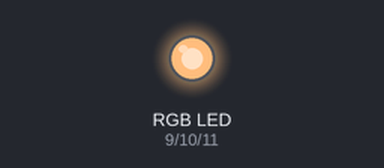
Recording of a sketch running on a simulated Arduino Uno, built with avr-gcc and run on an emulated ATmega328P. Shown: an RGB LED mixed from three pins (HIGH = lit). Random numbers use the default seed unless the sketch sets one.

Above: at 2.55 s.
At 7.7 s:
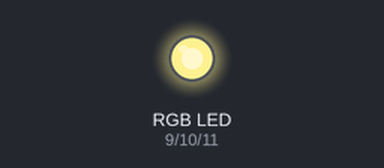
At 17.8 s:
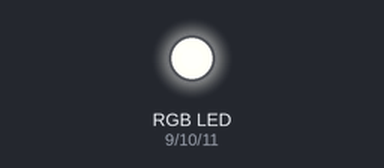
At 28.32 s:
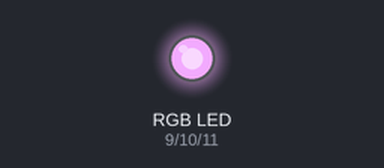
At 33.48 s:
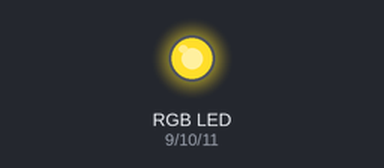
At 38.63 s:
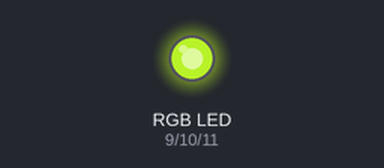
Timing chart, 0 to 40.0 s (numbered marks = the images above):
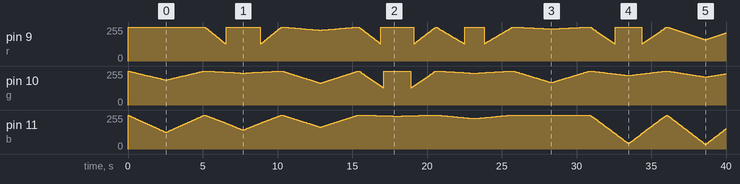

The sketch:

zad3.ino
```cpp
#define r 9
#define g 10
#define b 11

bool czynowa = true;
long wr,wg,wb;
long pwmteraz;
long czyrosnie;
int przyrost = 5;

void setup() {
  // put your setup code here, to run once:
  pinMode(r,OUTPUT);
  analogWrite(r,200); //ok z tym, żeby później było analog
  pinMode(g,OUTPUT);
  analogWrite(g,200);
  pinMode(b,OUTPUT);
  analogWrite(b,200);

  randomSeed(analogRead(5));
}

void loop() {
  // put your main code here, to run repeatedly:

  if (czynowa)
  {
    wr=random(0,256);
    wg=random(0,256);
    wb=random(0,256);
    czynowa = false;
    pwmteraz=0;
    czyrosnie=1;
    pisz(pwmteraz, wr, wg, wb);
  }

  if (pwmteraz>0 || czyrosnie==1)
  {

    if (pwmteraz + przyrost*czyrosnie > 255)
    {
      pwmteraz = 255; //zrobimy tak, żeby świeciło na maksa, nawet jak nie trafi idealnie
      czyrosnie=-1;
    }
    else {
      pwmteraz += przyrost*czyrosnie;
    }
    pisz(pwmteraz, wr, wg, wb);
    delay(50);
  }
  else czynowa = 1;
  //pisz(pwmteraz, wr, wg, wb);
  //delay(300);
}

void pisz(int pwm, int wr, int wg, int wb) //jak by np. r, to może być problem z #def'em
{
  analogWrite(r,(255-((pwm)*wr)/256));
  analogWrite(g,(255-((pwm)*wg)/256));
  analogWrite(b,(255-((pwm)*wb)/256));
}

//i podłączenia nieco inne - jedno do plusa, przez 3 pozostałę do pwm, im więcej pwm tym mniej świeci
```
